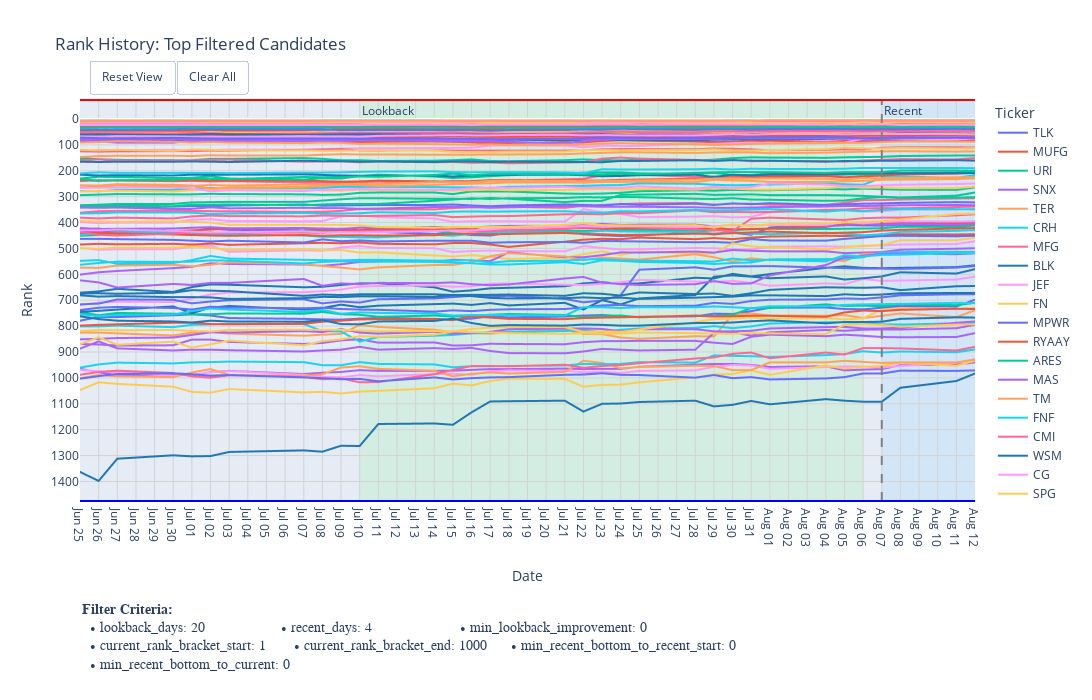

Notebook source saved alongside this figure:
### Markdown cell above
### Step 6: Visualize Top Candidates

Plot the rank history for the top candidates to visually verify their performance and trends.

### Code cell
print("--- Step 6: Plotting rank history for top candidates ---")

if tickers_to_plot:
    plot_days = PERIOD_PARAMS['lookback_days'] + PERIOD_PARAMS['recent_days'] + 10
    # Combine both dictionaries for complete context in the plot's annotation
    full_criteria_for_plot = {**PERIOD_PARAMS, **METRIC_FILTERS}
    
    plotting_utils.plot_rank_with_criteria(
        df_rank_history=df_rank_history.iloc[:, -plot_days:],
        ticker_list=tickers_to_plot,
        title_suffix="Top Filtered Candidates",
        filter_criteria=full_criteria_for_plot, # Pass the combined dict
        width=1150,
        height=700,
    )
else:
    print("No candidates found to plot.")
